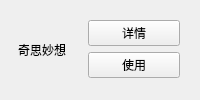
      <widget class="QWidget" name="widget_5" native="true">
       <layout class="QHBoxLayout" name="horizontalLayout_3">
        <item>
         <widget class="QToolButton" name="toolButton_2">
          <property name="text">
           <string>奇思妙想</string>
          </property>
          <property name="icon">
           <iconset>
            <normaloff>:/icon/res/qisimiaoxiangPlus.jpg</normaloff>:/icon/res/qisimiaoxiangPlus.jpg</iconset>
          </property>
          <property name="iconSize">
           <size>
            <width>200</width>
            <height>200</height>
           </size>
          </property>
          <property name="toolButtonStyle">
           <enum>Qt::ToolButtonTextUnderIcon</enum>
          </property>
          <property name="autoRaise">
           <bool>true</bool>
          </property>
         </widget>
        </item>
        <item>
         <widget class="QWidget" name="widget_4" native="true">
          <layout class="QVBoxLayout" name="verticalLayout_3">
           <item>
            <widget class="QPushButton" name="detail3">
             <property name="text">
              <string>详情</string>
             </property>
            </widget>
           </item>
           <item>
            <widget class="QPushButton" name="use3">
             <property name="text">
              <string>使用</string>
             </property>
            </widget>
           </item>
          </layout>
         </widget>
        </item>
       </layout>
      </widget>
